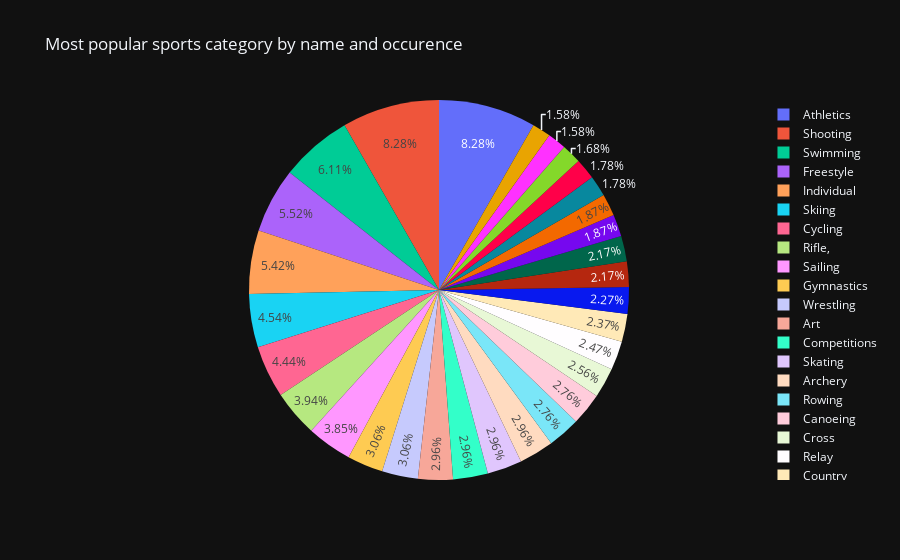

Source (notebook cell):
### Code cell
import plotly.express as px

a = word_series.head(30) # 10 most common words
df_words = pd.DataFrame(a)
fig = px.pie(df_words, values=0, names=a.index, title="Most popular sports category by name and occurrence")

fig.show()

### Figure 1 — Plotly figure (JSON) as saved in the notebook; plotly's stock layout.template omitted (floating-point values rounded to 4 significant figures)
{"data": [{"domain": {"x": [0, 1], "y": [0, 1]}, "hovertemplate": "index=%{label}<br>0=%{value}<extra></extra>", "labels": ["Athletics", "Shooting", "Swimming", "Freestyle", "Individual", "Skiing", "Cycling", "Rifle,", "Sailing", "Gymnastics", "Wrestling", "Art", "Competitions", "Skating", "Archery", "Rowing", "Canoeing", "Cross", "Relay", "Country", "Speed", "Weightlifting", "Military", "Fencing", "Equestrianism", "Kayak", "Pistol,", "Tennis", "Boxing", "Judo"], "legendgroup": "", "name": "", "showlegend": true, "type": "pie", "values": [84, 84, 62, 56, 55, 46, 45, 40, 39, 31, 31, 30, 30, 30, 30, 28, 28, 26, 25, 24, 23, 22, 22, 19, 19, 18, 18, 17, 16, 16]}], "layout": {"legend": {"tracegroupgap": 0}, "title": {"text": "Most popular sports category by name and occurence"}}}
